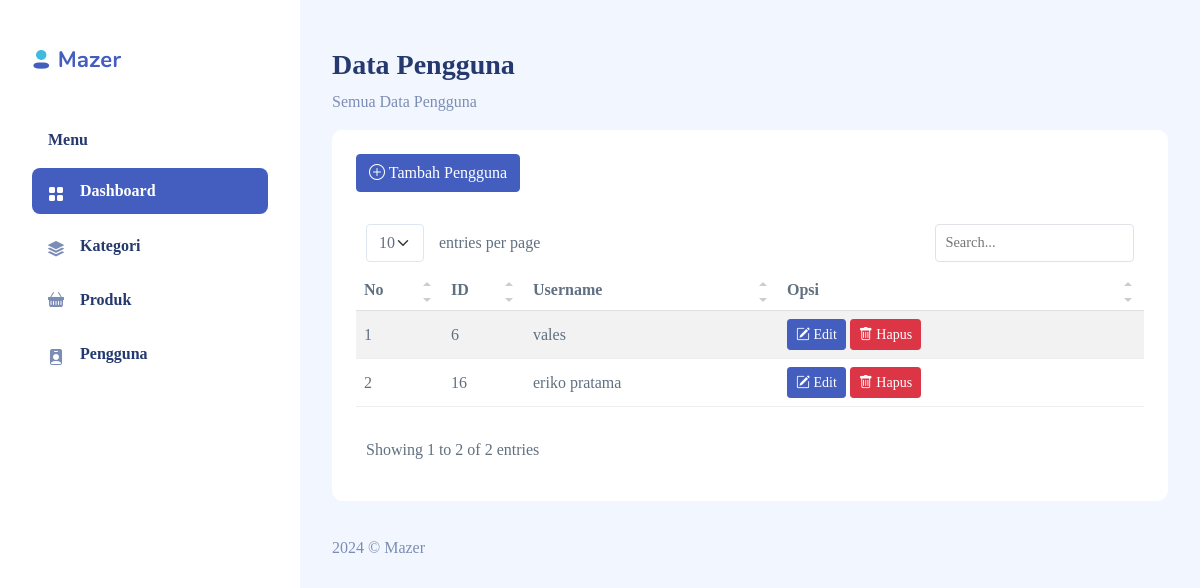
Screenshot of /admin/pengguna.php with the database file from the repository.
### tables this page shows
CREATE TABLE IF NOT EXISTS `pengguna` (
  `id` int NOT NULL AUTO_INCREMENT,
  `username` varchar(50) DEFAULT NULL,
  `password` varchar(255) DEFAULT NULL,
  PRIMARY KEY (`id`)
);

### admin/pengguna.php (the view, shortened to what this page needs)
<?php
require('../config/koneksi.php');
?>
<!DOCTYPE html>
<html lang="en">
<head>
    <link rel="stylesheet" href="assets/css/bootstrap.css">
    <link rel="stylesheet" href="assets/vendors/simple-datatables/style.css">
    <link rel="stylesheet" href="assets/vendors/perfect-scrollbar/perfect-scrollbar.css">
    <link rel="stylesheet" href="assets/vendors/bootstrap-icons/bootstrap-icons.css">
    <link rel="stylesheet" href="assets/css/app.css">
</head>
<body>
    <div id="app">
        <?php include 'menukiri.php'; ?>
        <div id="main">
            <div class="page-heading">
                <div class="page-title">
                    <h3>Data Pengguna</h3>
                    <p class="text-subtitle text-muted">Semua Data Pengguna</p>
                </div>
                <section class="section">
                    <div class="card">
                    <div class="card-header">
                        <button class="btn btn-primary" data-bs-toggle="modal" data-bs-target="#modalTambahPengguna">
                            <i class="bi bi-plus-circle"></i> Tambah Pengguna
                        </button>
                    </div>
                        <div class="card-body">
                            <table class="table table-striped" id="table1">
                                <thead>
                                    <tr>
                                        <th>No</th>
                                        <th>ID</th>
                                        <th>Username</th>
                                        <th>Opsi</th>
                                    </tr>
                                </thead>
                                <tbody>
                                    <?php
                                    $no = 1;
                                    $sql = mysqli_query($koneksi, "SELECT * FROM pengguna");
                                    while ($data = mysqli_fetch_assoc($sql)) {
                                    ?>
                                        <tr>
                                            <td><?php echo $no++; ?></td>
                                            <td><?php echo $data['id']; ?></td>
                                            <td><?php echo $data['username']; ?></td>
                                            <td>
                                                <button class="btn btn-primary btn-sm" data-bs-toggle="modal" data-bs-target="#modalEdit<?php echo $data['id']; ?>">
                                                    <i class="bi bi-pencil-square"></i> Edit
                                                </button>
                                                <a href="?delete_id=<?php echo $data['id']; ?>" class="btn btn-sm btn-danger" onclick="return confirm('Apakah Anda yakin ingin menghapus kategori ini?')">
                                                    <i class="bi bi-trash"></i> Hapus
                                                </a>
                                            </td>
                                        </tr>
                                    <?php } ?>
                                </tbody>
                            </table>
                        </div>
                    </div>
                </section>
            </div>
            <footer>
                <div class="footer clearfix mb-0 text-muted">
                    <p>2024 &copy; Mazer</p>
                </div>
            </footer>
        </div>
    </div>
</body>
</html>

### admin/assets/css/app.css (style rules this page uses)
.btn i,.btn svg { width:16px;height:16px }
.btn.btn-danger,.btn.btn-info,.btn.btn-primary,.btn.btn-secondary,.btn.btn-success,.btn.btn-warning { color:#fff }
.card { margin-bottom:2.2rem;border:none }
.card .card-header { border:none }
.card .card-header~.card-body { padding-top:0 }
.card .card-body { padding:1.5rem }
.dataTable-table td,.dataTable-table thead th,.table td,.table thead th { vertical-align:middle }
.dataTable-table:not(.table-borderless) thead th,.table:not(.table-borderless) thead th { border-bottom:1px solid #dedede!important }
.bi { width:1rem;height:1rem }
#main { margin-left:300px;padding:2rem }
.page-heading { margin:0 0 2rem }
.page-heading h3 { font-weight:700 }
a { text-decoration:none }

### rows the page displays
pengguna: id "6", username "vales"
pengguna: id "16", username "eriko pratama"
